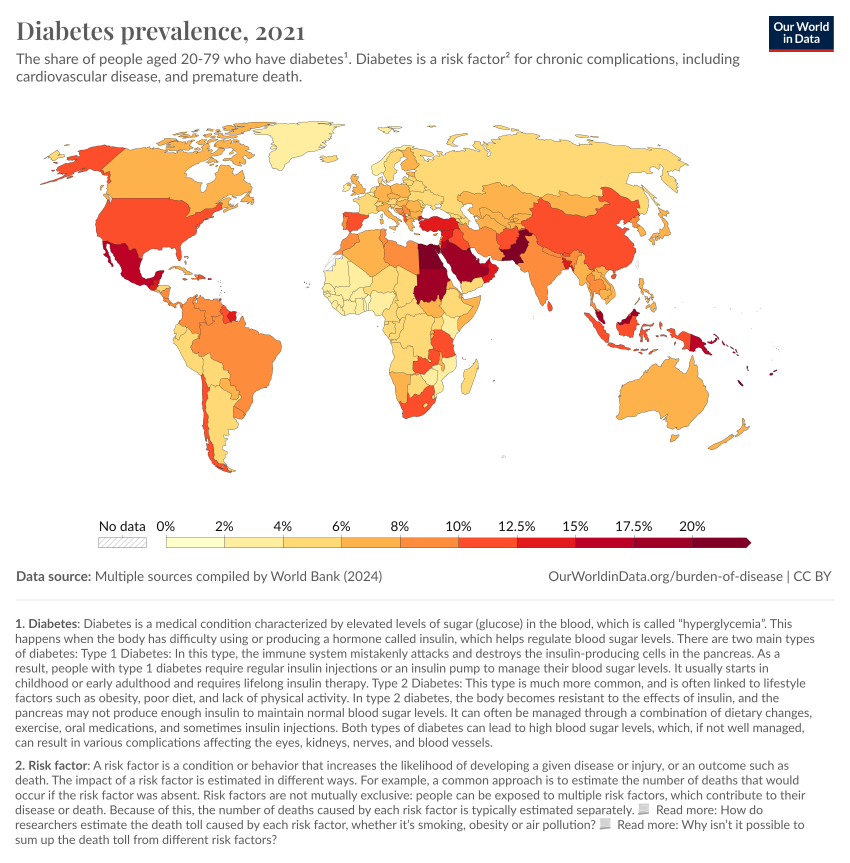
#> input picture images/diabetes-prevalence.png, 3400 x 3451 px (shown at 1/4 size); the run also reads 1 picture not shown here
$ jupyter execute --allow-errors llama32-multimodal-diabetes-1.ipynb   (shell and % lines are left out)
#> lines starting #> are read from the running program, lines starting #| are printed output that depends on the picture
### utils.py
# The code below should be added to a util.py file

import os
import json
import requests

from PIL import Image
from io import BytesIO
import matplotlib.pyplot as plt

def disp_image(address):
    if address.startswith("http://") or address.startswith("https://"):
        response = requests.get(address)
        img = Image.open(BytesIO(response.content))
    else:
        img = Image.open(address)

    plt.imshow(img)
    plt.axis('off')
    plt.show()

def resize_image(img, max_dimension = 1024):
  original_width, original_height = img.size

  if original_width > original_height:
      scaling_factor = max_dimension / original_width
  else:
      scaling_factor = max_dimension / original_height

  new_width = int(original_width * scaling_factor)
  new_height = int(original_height * scaling_factor)

  # Resize the image while maintaining aspect ratio
  resized_img = img.resize((new_width, new_height))

  resized_img.save("images/resized_image.jpg")

  print("Original size:", original_width, "x", original_height)
  print("New size:", new_width, "x", new_height)

  return resized_img


from PIL import Image

# [26 lines left out: function merge_images, not called in this run]


# pretty print JSON with syntax highlighting
from pygments import highlight, lexers, formatters
# [6 lines left out: function cprint, not called in this run]

import nest_asyncio
nest_asyncio.apply()
#> (this line was passed over: nest_asyncio is not available in this run)

### llama32-multimodal-diabetes-1.ipynb
# Leveraging Llama 3.2 90B Instruct model on Amazon Bedrock to analysis diabetes prevalence

Data source: https://ourworldindata.org/grapher/diabetes-prevalence

Tested by Haowen Huang
18 Oct, 2024

[cell 1]
import boto3
print('boto3 version')
print(boto3.__version__)

[cell 2]
MODEL_ID = "us.meta.llama3-2-90b-instruct-v1:0"

[cell 3]
ORIGIN_IMAGE = "images/diabetes-prevalence.png"

[cell 4]
from utils import disp_image
from utils import resize_image

[cell 5]
disp_image(ORIGIN_IMAGE)
#> in disp_image, img is the input picture: PIL image 3400x3451 RGB; mean R, G, B 244.8, 234.5, 226.4

[cell 6]
from PIL import Image

[cell 7]
img1 = Image.open(ORIGIN_IMAGE)

[cell 8]
img1.size
#> Out = (3400, 3451)

[cell 9]
# RESIZED_IMG = resize_image(ORIGIN_IMAGE)
RESIZED_IMG = resize_image(img1)
#> in resize_image, `resized_img = img.resize((new_width, new_height))`:
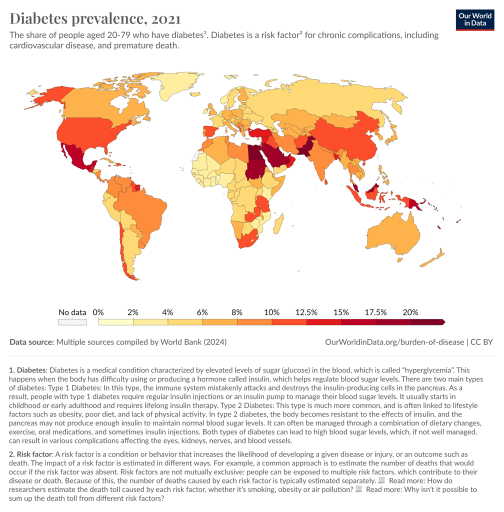
#> resized_img: PIL image 1008x1024 RGB (shown at 1/2 size); mean R, G, B 244.5, 234.2, 226.1
#| Original size: 3400 x 3451
#| New size: 1008 x 1024

[cell 10]
from PIL import Image

# Open the JPG image
jpg_image = Image.open("images/resized_image.jpg")

# Convert the image to PNG format
png_image = jpg_image.convert("RGB")

# Save the converted PNG image
png_image.save("images/resized_image.png")

[cell 11]
RESIZED_IMAGE = "images/resized_image.png"

[cell 12]
disp_image(RESIZED_IMAGE)

#> (a cell that did not finish here is left out)

[cell 14]
with open(RESIZED_IMAGE, "rb") as f:
    image = f.read()

[cell 15]
user_message = "According to this chart, which are the top 10 countries with the highest prevalence of diabetes?"

[cell 16]
messages = [
    {
        "role": "user",
        "content": [
            {"image": {"format": "png", "source": {"bytes": image}}},
            {"text": user_message},
        ],
    }
]

#> (a cell that did not finish here is left out)

#> (a cell that did not finish here is left out)

#> (a cell that did not finish here is left out)

Then use the chart of asia to ask the Llama 3.2 model to dive deep.

[cell 20]
ORIGIN_IMAGE = "images/diabetes-prevalence-asia.png"

[cell 21]
disp_image(ORIGIN_IMAGE)
#> call 3 of disp_image, with address = 'images/diabetes-prevalence-asia.png'
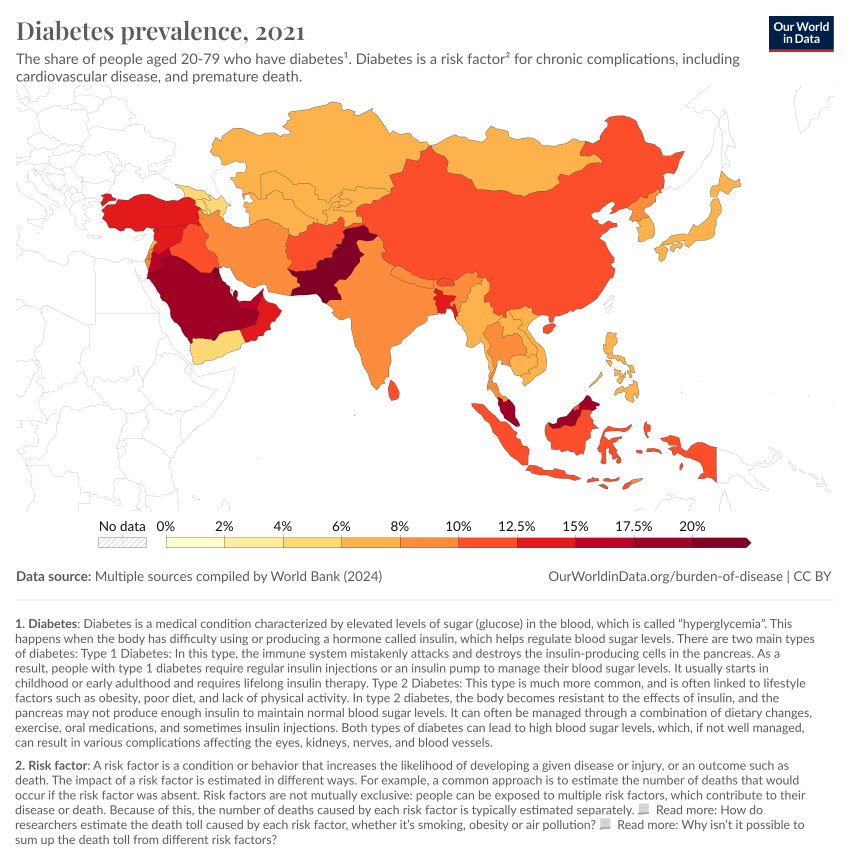
#> input picture images/diabetes-prevalence-asia.png, 3400 x 3451 px (shown at 1/4 size)
#> in disp_image, img is the input picture: PIL image 3400x3451 RGB; mean R, G, B 244.2, 225.6, 218.1

[cell 22]
from PIL import Image

img1 = Image.open(ORIGIN_IMAGE)
img1.size
#> Out = (3400, 3451)

[cell 23]
RESIZED_IMG = resize_image(img1)
#> call 2 of resize_image, with max_dimension = 1024
#> in resize_image (call 2), `resized_img = img.resize((new_width, new_height))`:
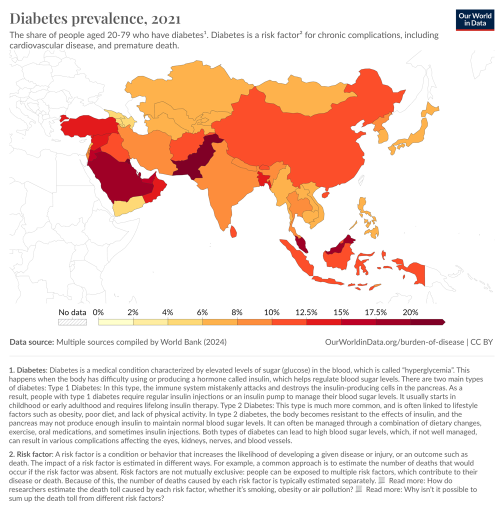
#> resized_img: PIL image 1008x1024 RGB (shown at 1/2 size); mean R, G, B 243.9, 225.3, 217.8
#| Original size: 3400 x 3451
#| New size: 1008 x 1024

[cell 24]
from PIL import Image

# Open the JPG image
jpg_image = Image.open("images/resized_image.jpg")

# Convert the image to PNG format
png_image = jpg_image.convert("RGB")

# Save the converted PNG image
png_image.save("images/resized_image.png")

RESIZED_IMAGE = "images/resized_image.png"

disp_image(RESIZED_IMAGE)
